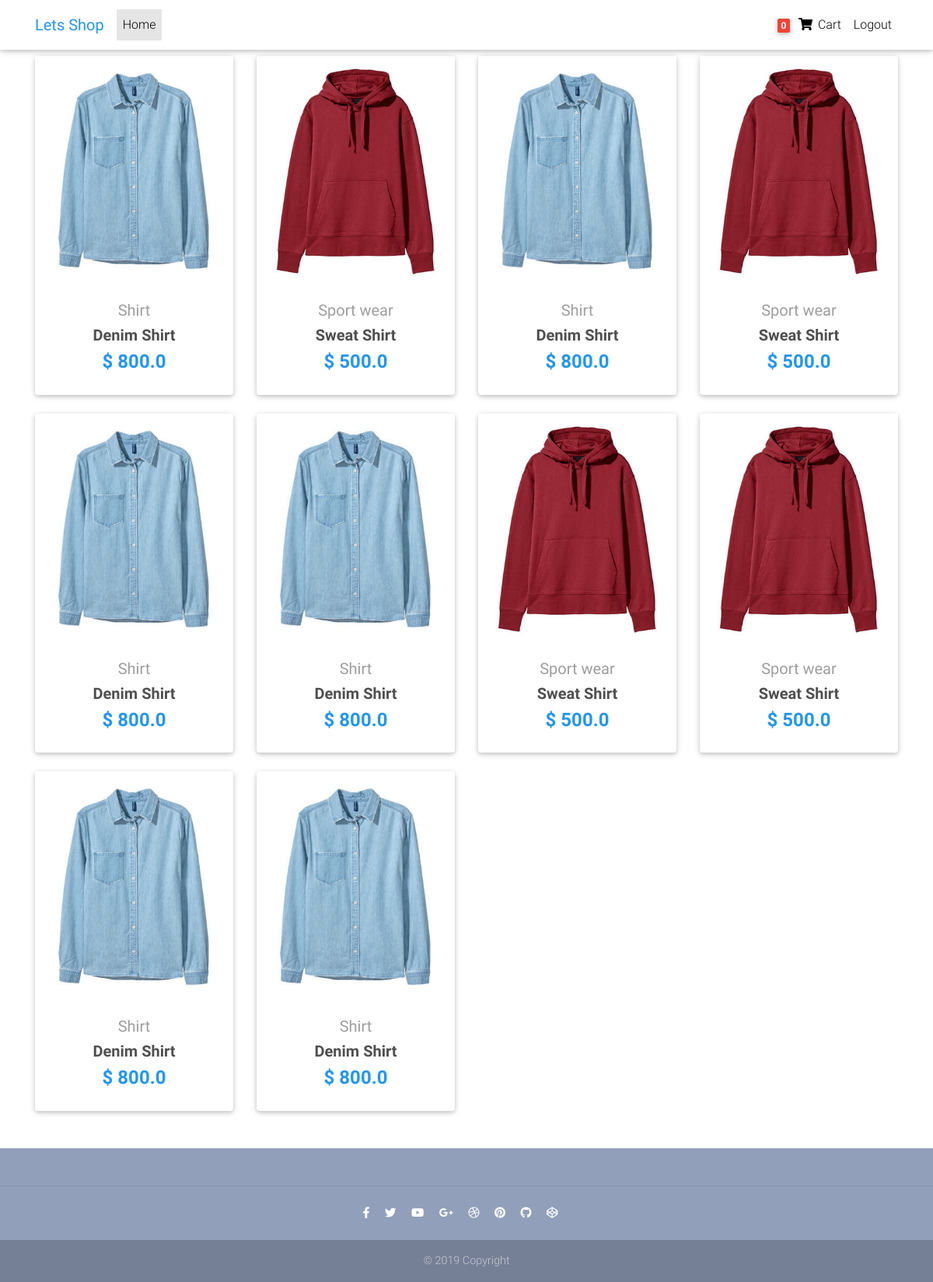
The page /ordered-items/ (signed in) on the database its author committed.
### mobiles/models.py (models this page shows, shortened)
class OrderItem(models.Model):
	user = models.ForeignKey(settings.AUTH_USER_MODEL, on_delete=models.CASCADE)
	ordered = models.BooleanField(default=False)
	item = models.ForeignKey(Item, on_delete=models.CASCADE)
	quantity = models.IntegerField(default=1)

class Item(models.Model):
	category = models.CharField(choices=CATEGORY_CHOICES, max_length=300, null=True)
	title = models.CharField(max_length=300)
	image = models.ImageField(upload_to='shirts', null=True)
	price = models.FloatField()
	description = models.TextField()
	discount_price = models.FloatField(blank=True, null=True)
	label = models.CharField(choices=LABEL_CHOICES, max_length=300, null=True)
	slug = models.CharField(max_length=100)

### mobiles/views.py (the view)
# urls.py: path('ordered-items/', OrderedView.as_view(), name='ordered-items'),
class OrderedView(View):
	def get(self,*args, **kwargs):
		order = OrderItem.objects.filter(user=self.request.user,ordered=True )
		context = {
			'ordered_items': order
		}
		return render(self.request, 'ordered_items.html', context)

### mobiles/templatetags/cart_template_tags.py (called while the page is built)
@register.filter
def cart_item_count(user):
	if user.is_authenticated:
		qs = Order.objects.filter(user=user, ordered=False)
		if qs.exists():
			return qs[0].items.count()
	return 0

### mobiles/templates/ordered_items.html (shortened to what this page needs)
{% extends 'base.html' %}
{% block content %}
    <div class="container">
      <section class="text-center mb-4">
        <div class="row wow fadeIn">
          {% for ordered in ordered_items %}
          <div class="col-lg-3 col-md-6 mb-4">
            <div class="card">
              <div class="view overlay">
                <img src="{{ordered.item.image.url}}" class="card-img-top"
                  alt="">
              </div>
              <div class="card-body text-center">
                <span class="grey-text">
                  <h5>{{ordered.item.get_category_display}}</h5>
                </span>
                <h5>
                  <strong>
                    <span class="dark-grey-text">
                    {{ordered.item.title}}
                      </span>
                  </strong>
                </h5>
                <h4 class="font-weight-bold blue-text">
                  <strong>$
                  {% if ordered.item.discount_price %}
                  {{ordered.item.discount_price}}
                  {% else %}
                  {{ordered.item.price}}
                  {% endif %}
                </strong>
                </h4>
              </div>
            </div>
          </div>
          {% endfor %}
        </div>
      </section>
    </div>
{% endblock %}

### mobiles/templates/base.html (shortened to what this page needs)
<!DOCTYPE html>
<html lang="en">
<head>
  {% load static %}
  <link rel="stylesheet" href="https://use.fontawesome.com/releases/v5.11.2/css/all.css">
  <link href="{% static 'mobiles/css/bootstrap.min.css' %}" rel="stylesheet">
  <link href="{% static 'mobiles/css/mdb.min.css' %}" rel="stylesheet">
  <link href="{% static 'mobiles/css/style.min.css' %}" rel="stylesheet">
</head>
<body>
{% include 'nav.html' %}
<main class="mt-5 pt-4">
{% block content %}
{% endblock %}
</main>
{% include 'footer.html' %}
</body>
</html>

### mobiles/templates/nav.html (shortened to what this page needs)
{% load cart_template_tags %}
  <nav class="navbar fixed-top navbar-expand-lg navbar-light white scrolling-navbar">
    <div class="container">
      <a class="navbar-brand waves-effect" href="#">
        <strong class="blue-text">Lets Shop</strong>
      </a>
      <div class="collapse navbar-collapse" id="navbarSupportedContent">
        <ul class="navbar-nav mr-auto">
          <li class="nav-item active">
            <a class="nav-link waves-effect" href="#">Home
            </a>
          </li>
        </ul>
        <ul class="navbar-nav nav-flex-icons">
          {% if request.user.is_authenticated %}
          <li class="nav-item">
            <a href="{% url 'mobiles:order-summary' %}" class="nav-link waves-effect">
              <span class="badge red z-depth-1 mr-1"> {{request.user|cart_item_count}} </span>
              <i class="fas fa-shopping-cart"></i>
              <span class="clearfix d-none d-sm-inline-block"> Cart </span>
            </a>
          </li>
          <li class="nav-item">
            <a class="nav-link waves-effect" href="{% url 'account_logout' %}">
              <span class="clearfix d-none d-sm-inline-block"> Logout </span>
            </a>
          </li>
            {% endif %}
        </ul>
      </div>
    </div>
  </nav>

### mobiles/templates/footer.html
  <footer class="page-footer text-center font-small mt-4 wow fadeIn">
    <div class="pt-4">
    </div>
    <hr class="my-4">
    <div class="pb-4">
      <a href="https://www.facebook.com/mdbootstrap" target="_blank">
        <i class="fab fa-facebook-f mr-3"></i>
      </a>
      <a href="https://twitter.com/MDBootstrap" target="_blank">
        <i class="fab fa-twitter mr-3"></i>
      </a>
      <a href="https://www.youtube.com/watch?v=7MUISDJ5ZZ4" target="_blank">
        <i class="fab fa-youtube mr-3"></i>
      </a>
      <a href="https://plus.google.com/u/0/b/107863090883699620484" target="_blank">
        <i class="fab fa-google-plus-g mr-3"></i>
      </a>
      <a href="https://dribbble.com/mdbootstrap" target="_blank">
        <i class="fab fa-dribbble mr-3"></i>
      </a>
      <a href="https://pinterest.com/mdbootstrap" target="_blank">
        <i class="fab fa-pinterest mr-3"></i>
      </a>
      <a href="https://github.com/mdbootstrap/bootstrap-material-design" target="_blank">
        <i class="fab fa-github mr-3"></i>
      </a>
      <a href="http://codepen.io/mdbootstrap/" target="_blank">
        <i class="fab fa-codepen mr-3"></i>
      </a>
    </div>
    <div class="footer-copyright py-3">
      © 2019 Copyright
    </div>
  </footer>

### mobiles/templates/base.html (style rules this page uses)
html, body, header, .carousel { height: 60vh; }

### rows shown on the page
OrderItem: item.image (picture), item.category "Shirt", item "Denim Shirt", item.discount_price "800.0"
OrderItem: item.image (picture), item.category "Sport wear", item "Sweat Shirt", item.discount_price "500.0"
OrderItem: item.image (picture), item.category "Shirt", item "Denim Shirt", item.discount_price "800.0"
OrderItem: item.image (picture), item.category "Sport wear", item "Sweat Shirt", item.discount_price "500.0"
OrderItem: item.image (picture), item.category "Shirt", item "Denim Shirt", item.discount_price "800.0"
OrderItem: item.image (picture), item.category "Shirt", item "Denim Shirt", item.discount_price "800.0"
OrderItem: item.image (picture), item.category "Sport wear", item "Sweat Shirt", item.discount_price "500.0"
OrderItem: item.image (picture), item.category "Sport wear", item "Sweat Shirt", item.discount_price "500.0"
OrderItem: item.image (picture), item.category "Shirt", item "Denim Shirt", item.discount_price "800.0"
OrderItem: item.image (picture), item.category "Shirt", item "Denim Shirt", item.discount_price "800.0"

### other values the page prints
{{ request.user|cart_item_count }} "0"
